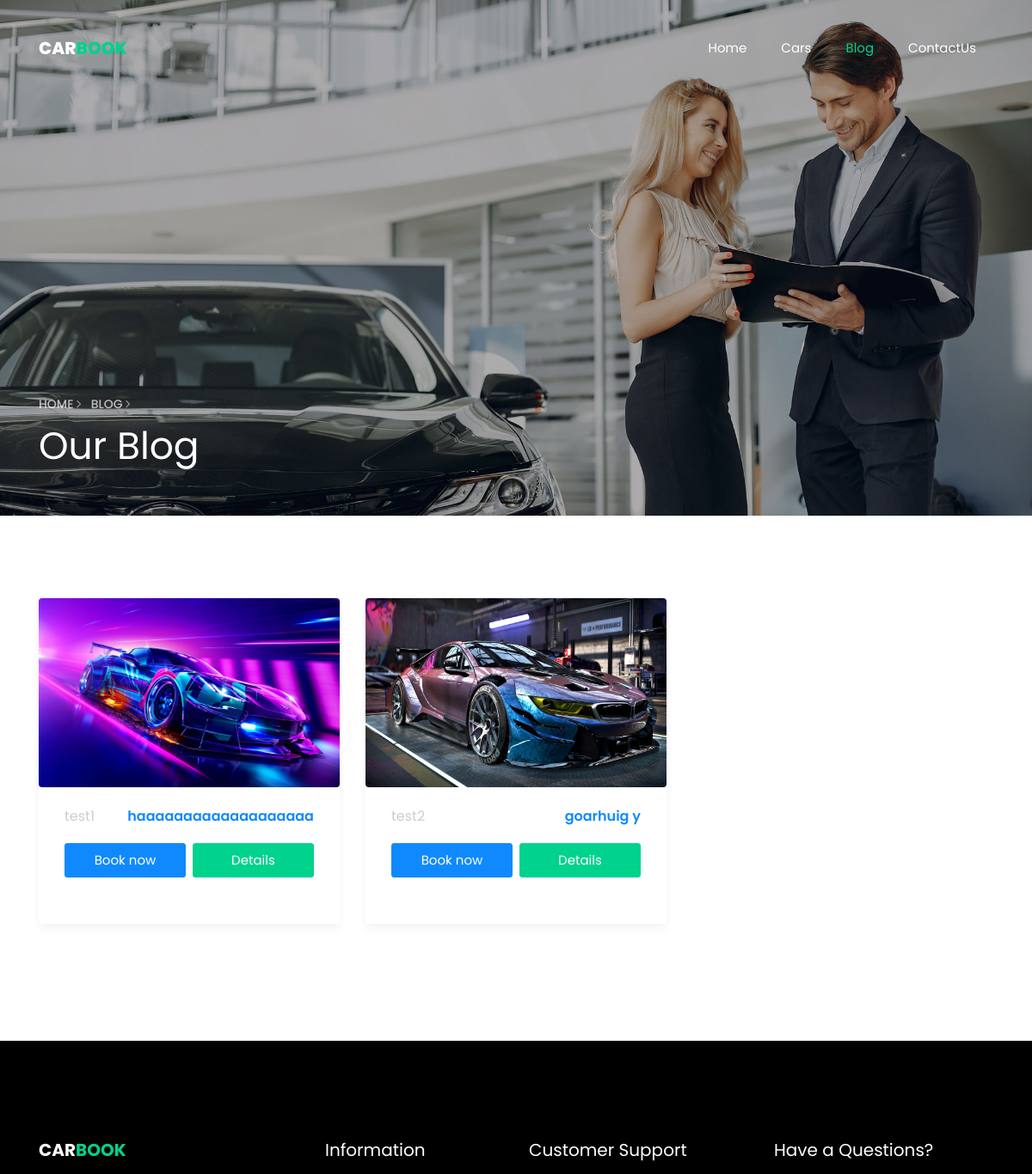
/posts/ (upper part), run on an earlier commit of the app's database.
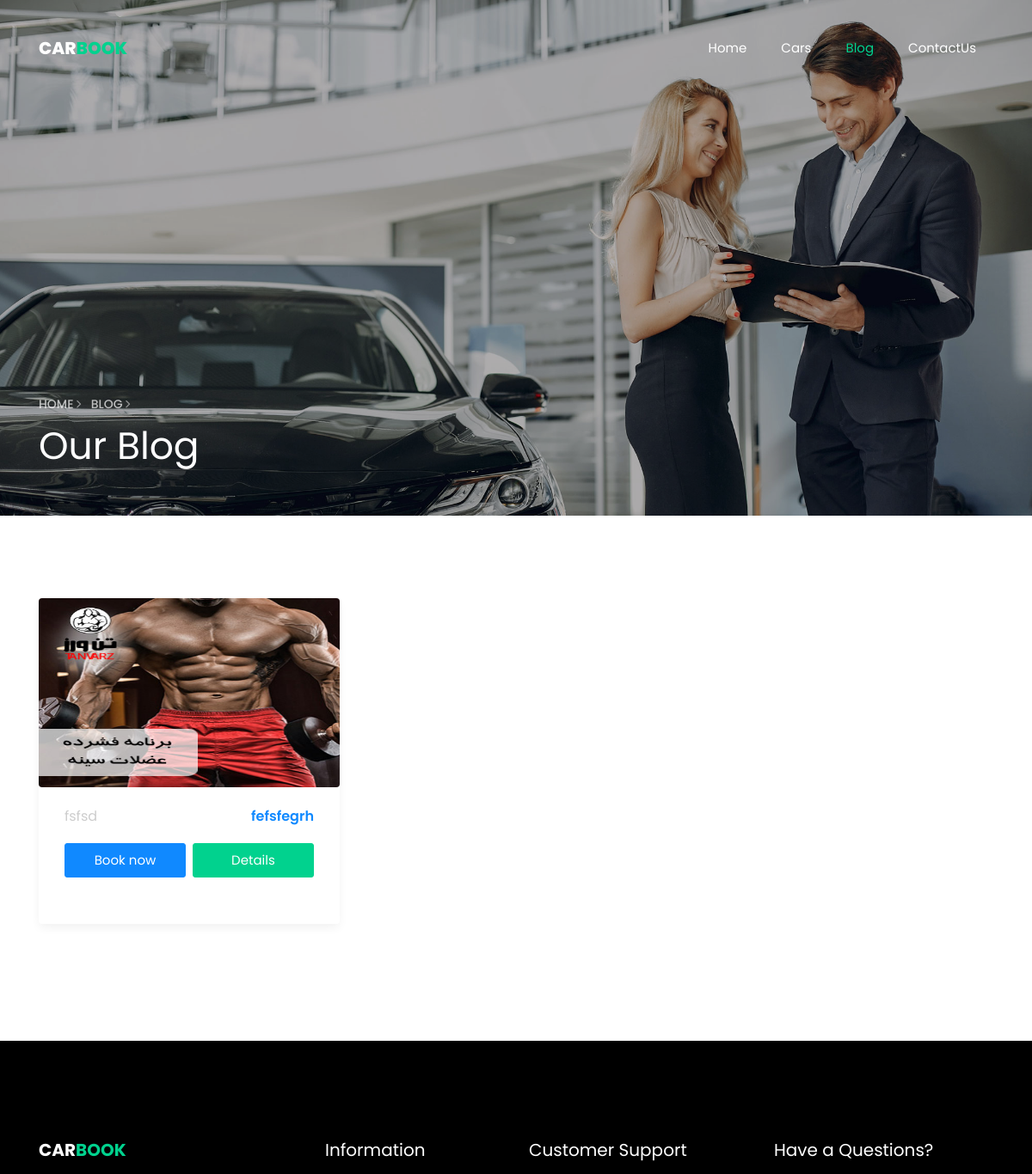
And on a later commit of the database.
### Blog/models.py (models this page shows, shortened)
class PostModel (models.Model):
    PostImage=models.ImageField(upload_to= "postimage/",null=True)
    PostTitle=models.CharField(max_length=70,null=True)
    PostDescrption=models.CharField(max_length=400,null=True)
    LongPostDescrption=models.TextField(null=True)

### Home/views.py (the view)
# urls.py: path('posts/',postlist),
def postlist(request):
    post = PostModel.objects.all()
    context={
        "posts":post
    }
    return render(request,"Blog/post.html",context)

### Blog/templates/Blog/post.html (shortened to what this page needs)
{% extends "Blog/base_posts.html" %}
{% load static %}
    {% block PostContent %}
    <section class="hero-wrap hero-wrap-2 js-fullheight" style="background-image: url('{% static 'images/bg_3.jpg' %}');" data-stellar-background-ratio="0.5">
      <div class="overlay"></div>
      <div class="container">
        <div class="row no-gutters slider-text js-fullheight align-items-end justify-content-start">
          <div class="col-md-9 ftco-animate pb-5">
          	<p class="breadcrumbs"><span class="mr-2"><a href="/">Home <i class="ion-ios-arrow-forward"></i></a></span> <span>Blog <i class="ion-ios-arrow-forward"></i></span></p>
            <h1 class="mb-3 bread">Our Blog</h1>
          </div>
        </div>
      </div>
    </section>
    <section class="ftco-section">
      <div class="container">
    		<div class="row">
          {% for post in posts %}
    			<div class="col-md-4">
    				<div class="car-wrap rounded ftco-animate">
    					<div>
                <img class="img rounded d-flex align-items-end" src="{{post.PostImage.url}}">
    					</div>
    					<div class="text">
    						<div class="d-flex mb-3">
	    						<span class="cat">{{post.PostTitle}}</span>
	    						<p class="price ml-auto">{{post.PostDescrption}}</p>
    						</div>
    						<p class="d-flex mb-0 d-block pb-4"><a href="#" class="btn btn-primary py-2 mr-1">Book now</a> <a href="/posts/singlepost/{{ post.id }}" class="btn btn-secondary py-2 ml-1">Details</a></p>
    					</div>
    				</div>
    			</div>
          {% endfor %}
    		</div>
    	</div>
    </section>
    <footer class="ftco-footer ftco-bg-dark ftco-section">
      <div class="container">
        <div class="row mb-5">
          <div class="col-md">
            <div class="ftco-footer-widget mb-4">
              <h2 class="ftco-heading-2"><a href="#" class="logo">Car<span>book</span></a></h2>
            </div>
          </div>
          <div class="col-md">
            <div class="ftco-footer-widget mb-4 ml-md-5">
              <h2 class="ftco-heading-2">Information</h2>
            </div>
          </div>
          <div class="col-md">
             <div class="ftco-footer-widget mb-4">
              <h2 class="ftco-heading-2">Customer Support</h2>
            </div>
          </div>
          <div class="col-md">
            <div class="ftco-footer-widget mb-4">
            	<h2 class="ftco-heading-2">Have a Questions?</h2>
            </div>
          </div>
        </div>
      </div>
    </footer>
    {% endblock PostContent %}

What changed in the data, as far as the page shows it:
removed PostModel: PostImage (picture), PostTitle "test1", PostDescrption "haaaaaaaaaaaaaaaaaaa"
removed PostModel: PostImage (picture), PostTitle "test2", PostDescrption "goarhuig y"
added PostModel: PostImage (picture), PostTitle "fsfsd", PostDescrption "fefsfegrh"
